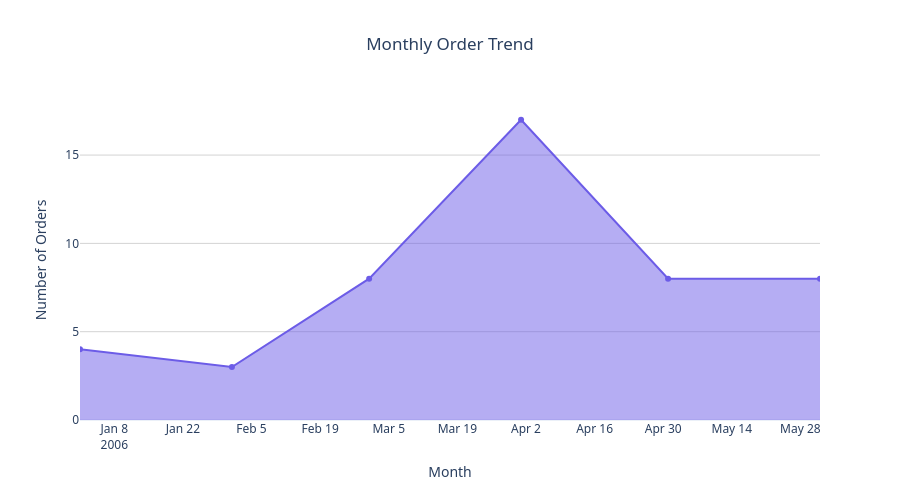

This figure's notebook cell:
### Markdown cell above
## 4. Monthly Orders Trend (Interactive)

### Code cell
if 'df' in locals():
    # Create YearMonth column for grouping
    df['YearMonth'] = df['FullDate'].dt.to_period('M').astype(str)
    
    # 4. Monthly Order Trend
    monthly_trend = df.groupby('YearMonth').size().reset_index(name='Count')
    monthly_trend = monthly_trend.sort_values('YearMonth')
    
    # Area Chart for Trend
    fig = px.area(monthly_trend, x='YearMonth', y='Count', 
                  title='Monthly Order Trend',
                  markers=True,
                  labels={'YearMonth': 'Month', 'Count': 'Number of Orders'})
    
    fig.update_traces(line_color=COLORS['primary'], fill='tozeroy')
    
    fig.update_layout(
        font=dict(family="Segoe UI, sans-serif"),
        title=dict(x=0.5, xanchor='center'),
        height=500,
        plot_bgcolor='rgba(0,0,0,0)',
        xaxis=dict(showgrid=False),
        yaxis=dict(showgrid=True, gridcolor='LightGray')
    )
    
    try:
        fig.write_html("../figures/monthly_trend_notebook.html")
        fig.show()
    except Exception as e:
        print(f"Error displaying/saving plot: {e}")

### Figure 1 — Plotly figure (JSON) as saved in the notebook; plotly's stock layout.template omitted (floating-point values rounded to 4 significant figures)
{"data": [{"fill": "tozeroy", "fillpattern": {"shape": ""}, "hovertemplate": "Month=%{x}<br>Number of Orders=%{y}<extra></extra>", "legendgroup": "", "line": {"color": "#6c5ce7"}, "marker": {"symbol": "circle"}, "mode": "lines+markers", "name": "", "orientation": "v", "showlegend": false, "stackgroup": "1", "type": "scatter", "x": ["2006-01", "2006-02", "2006-03", "2006-04", "2006-05", "2006-06"], "xaxis": "x", "y": [4, 3, 8, 17, 8, 8], "yaxis": "y"}], "layout": {"font": {"family": "Segoe UI, sans-serif"}, "height": 500, "legend": {"tracegroupgap": 0}, "plot_bgcolor": "rgba(0,0,0,0)", "title": {"text": "Monthly Order Trend", "x": 0.5, "xanchor": "center"}, "xaxis": {"anchor": "y", "domain": [0, 1], "showgrid": false, "title": {"text": "Month"}}, "yaxis": {"anchor": "x", "domain": [0, 1], "gridcolor": "LightGray", "showgrid": true, "title": {"text": "Number of Orders"}}}}
